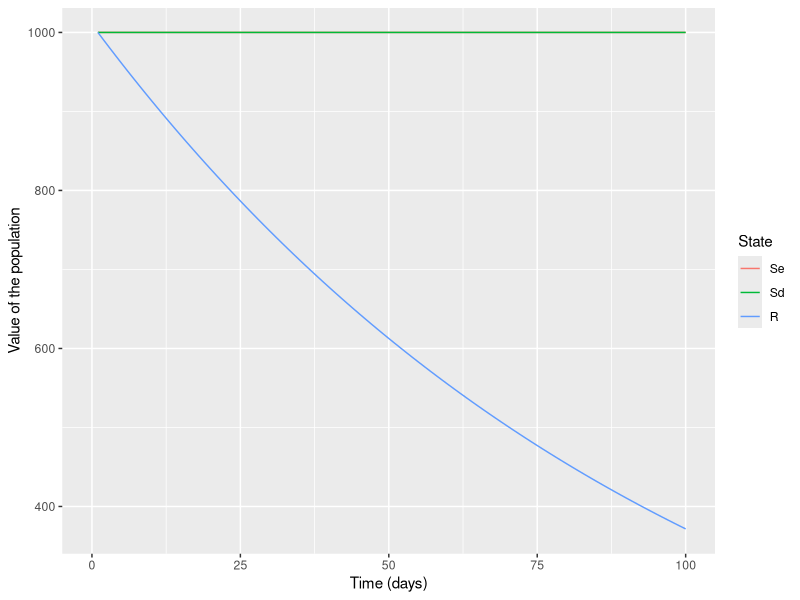

Write R code to recreate this figure.
#Load required libraries
library(ggplot2)
library(deSolve)
library(reshape2)

# Forage functions
dforage <- function(R){
  fe <- 0.25/R
  return(fe)
}
eforage <- function(R){
  fe <- 0.25/R
  return(fe)
}

# Model inputs
initial_state_values=c(Se=1000,Sd=1000, R=1000)

musd  <- 0.25    #mortality of sus deer
muid  <- 0.77   #mortality of inf deer
muse  <- 0.25   #mortality of sus elk
muie  <- 0.82   #mortality of inf elk
delta <- 0.1    #rate of prion excretion
mup   <- 0.1    #rate of prion decay
ud    <- 0.787  #environ transmission, deer
ue    <- 0.5    #environ transmission, elk
gamma <- 0.25   #inter-species trans rate
z     <- 0.3    #percent prions digested
phie  <- 0.4    #fecundity rdxn, elk
phid  <- 0.4    #fecundity rdxn, deer
ee    <- 1     #conversion of resource to births, elk
ed    <- 1     #conversion of resource to births, deer
#pi    <- 100    #fixed resource
mur   <- 0.01   #decay of resources

parameters <- c(musd, muid, muse, muie, delta, mup, ud, ue, gamma,
                z, phie, phid, ee, ed, pi)

# Time points
time=seq(from=1,to=100,by=1)

# SIR model function 
si_model <- function(time,state,parameters){
  with(as.list(c(state,parameters)),{
    Se = ee * eforage(R)*R*(Se) - muse*Se  
    #Ie = ue*Se*P - muie*Ie - he + gamma*Se*Id
    Sd = ed * dforage(R)*R*(Sd) - musd*Sd 
    #Id = ud*Sd*P - muid*Id - hd + gamma*Sd*Ie
    #P  = delta*Ie + delta*Id - mup*P - z*eforage(R)*(Se + Ie)*P - z*dforage(R)*(Sd+Id)*P
    R  = -mur*R - eforage(R)*(Se)*R - dforage(R)*(Sd)*R
    return(list(c(Se, Sd, R)))
  }
  )
}


#Solving the differential equations
output<-as.data.frame(ode(y=initial_state_values,func = si_model,parms=parameters,times = time))

out_long=melt(output,id="time")
elk <- subset(out_long,variable!="Sd"&variable!="Id")
deer <- subset(out_long,variable!="Se"&variable!="Ie")
# To plot the proportion of susceptible, infected and recovered individuals over time


plot <- ggplot(data = out_long,          
       aes(x = time, y = value, colour = variable, group = variable)) +  
  geom_line() +xlab("Time (days)")+ylab("Value of the population")+scale_color_discrete(name="State")+xlim(0,100)
